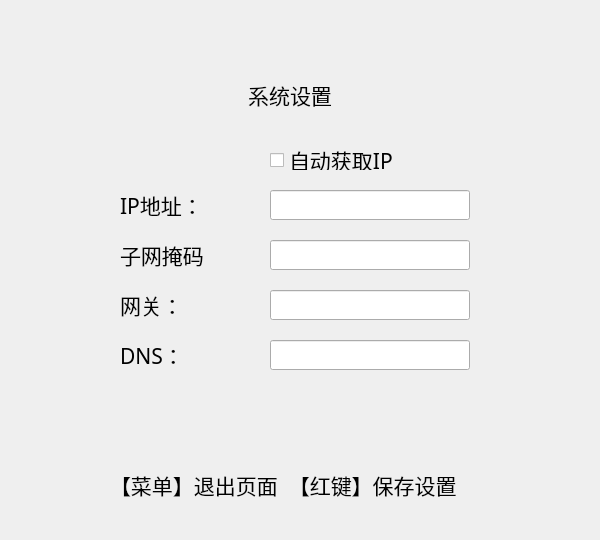
<?xml version="1.0" encoding="UTF-8"?>
<ui version="4.0">
 <class>MenuNetworkWidget</class>
 <widget class="QWidget" name="MenuNetworkWidget">
  <property name="geometry">
   <rect>
    <x>0</x>
    <y>0</y>
    <width>600</width>
    <height>540</height>
   </rect>
  </property>
  <property name="styleSheet">
   <string notr="true">
</string>
  </property>
  <widget class="QLabel" name="titleLabel">
   <property name="geometry">
    <rect>
     <x>230</x>
     <y>80</y>
     <width>120</width>
     <height>30</height>
    </rect>
   </property>
   <property name="font">
    <font>
     <family>宋体</family>
     <pointsize>16</pointsize>
    </font>
   </property>
   <property name="text">
    <string>系统设置</string>
   </property>
   <property name="alignment">
    <set>Qt::AlignCenter</set>
   </property>
  </widget>
  <widget class="QLabel" name="bottomLabel">
   <property name="geometry">
    <rect>
     <x>110</x>
     <y>470</y>
     <width>400</width>
     <height>30</height>
    </rect>
   </property>
   <property name="font">
    <font>
     <family>宋体</family>
     <pointsize>16</pointsize>
    </font>
   </property>
   <property name="text">
    <string>【菜单】退出页面  【红键】保存设置</string>
   </property>
  </widget>
  <widget class="QLabel" name="ipLabel">
   <property name="geometry">
    <rect>
     <x>120</x>
     <y>190</y>
     <width>90</width>
     <height>30</height>
    </rect>
   </property>
   <property name="font">
    <font>
     <family>宋体</family>
     <pointsize>16</pointsize>
    </font>
   </property>
   <property name="styleSheet">
    <string notr="true"/>
   </property>
   <property name="text">
    <string>IP地址：</string>
   </property>
  </widget>
  <widget class="QLabel" name="maskLabel">
   <property name="geometry">
    <rect>
     <x>120</x>
     <y>240</y>
     <width>90</width>
     <height>30</height>
    </rect>
   </property>
   <property name="font">
    <font>
     <family>宋体</family>
     <pointsize>16</pointsize>
    </font>
   </property>
   <property name="text">
    <string>子网掩码：</string>
   </property>
  </widget>
  <widget class="QLabel" name="gatewayLabel">
   <property name="geometry">
    <rect>
     <x>120</x>
     <y>290</y>
     <width>90</width>
     <height>30</height>
    </rect>
   </property>
   <property name="font">
    <font>
     <family>宋体</family>
     <pointsize>16</pointsize>
    </font>
   </property>
   <property name="text">
    <string>网关：</string>
   </property>
  </widget>
  <widget class="QLabel" name="dnsLabel">
   <property name="geometry">
    <rect>
     <x>120</x>
     <y>340</y>
     <width>90</width>
     <height>30</height>
    </rect>
   </property>
   <property name="font">
    <font>
     <family>宋体</family>
     <pointsize>16</pointsize>
    </font>
   </property>
   <property name="text">
    <string>DNS：</string>
   </property>
  </widget>
  <widget class="KCheckBox" name="dhcpCheck">
   <property name="geometry">
    <rect>
     <x>270</x>
     <y>150</y>
     <width>150</width>
     <height>20</height>
    </rect>
   </property>
   <property name="font">
    <font>
     <family>宋体</family>
     <pointsize>16</pointsize>
    </font>
   </property>
   <property name="text">
    <string>自动获取IP</string>
   </property>
  </widget>
  <widget class="KIPEdit" name="ipEdit">
   <property name="enabled">
    <bool>true</bool>
   </property>
   <property name="geometry">
    <rect>
     <x>270</x>
     <y>190</y>
     <width>200</width>
     <height>30</height>
    </rect>
   </property>
  </widget>
  <widget class="KIPEdit" name="maskEdit">
   <property name="geometry">
    <rect>
     <x>270</x>
     <y>240</y>
     <width>200</width>
     <height>30</height>
    </rect>
   </property>
  </widget>
  <widget class="KIPEdit" name="gatewayEdit">
   <property name="geometry">
    <rect>
     <x>270</x>
     <y>290</y>
     <width>200</width>
     <height>30</height>
    </rect>
   </property>
  </widget>
  <widget class="KIPEdit" name="dnsEdit">
   <property name="geometry">
    <rect>
     <x>270</x>
     <y>340</y>
     <width>200</width>
     <height>30</height>
    </rect>
   </property>
  </widget>
 </widget>
 <layoutdefault spacing="6" margin="11"/>
 <customwidgets>
  <customwidget>
   <class>KIPEdit</class>
   <extends>QLineEdit</extends>
   <header>src/osd/widget_ip_edit.h</header>
  </customwidget>
  <customwidget>
   <class>KCheckBox</class>
   <extends>QCheckBox</extends>
   <header>src/osd/widget_check_box.h</header>
  </customwidget>
 </customwidgets>
 <resources/>
 <connections/>
</ui>
